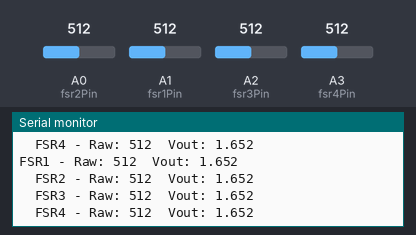
Recording of a sketch running on a simulated Arduino Uno, built with avr-gcc and run on an emulated ATmega328P. Parts: the last lines printed to the serial monitor. The test bench sets the inputs (shaded band); at power-on: A1 (fsr1Pin) = 512, A2 (fsr3Pin) = 512, A0 (fsr2Pin) = 512, A3 (fsr4Pin) = 512.

Above: at 4.2 s.
4.3 s: A1 (fsr1Pin) set to 106
At 4.39 s:
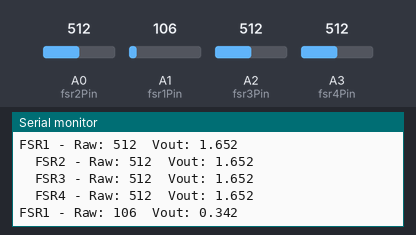
7.3 s: A1 (fsr1Pin) set to 94
At 7.52 s:
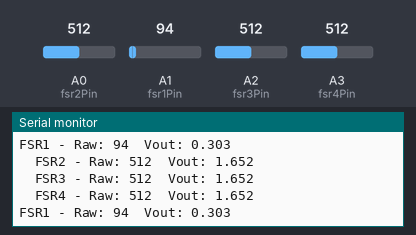
8.8 s: A2 (fsr3Pin) set to 106
At 9.07 s:
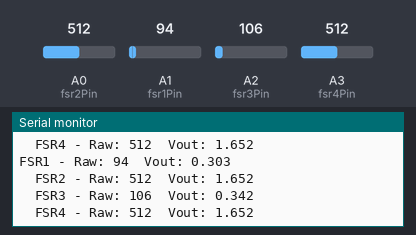
11.8 s: A2 (fsr3Pin) set to 90
At 12.03 s:
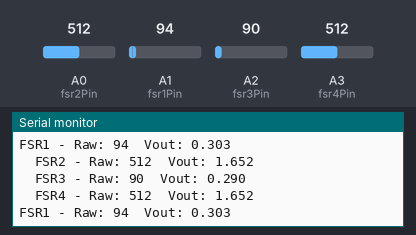
Timing chart, 0 to 14.8 s (numbered marks = the images above; inputs shaded):
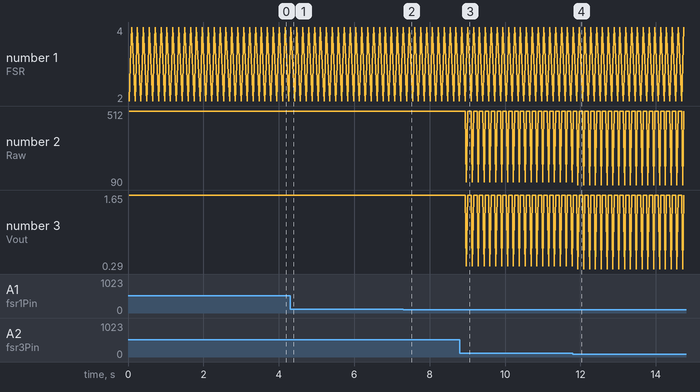

The sketch:

sketch_jul2a.ino
```cpp
const int fsr1Pin = A1;           // FSR 1 connected to analog input A0
const int fsr2Pin = A0;           // FSR 2 connected to analog input A1
const int fsr3Pin = A2;           // FSR 3 connected to analog input A2
const int fsr4Pin = A3;           // FSR 4 connected to analog input A3
const float Vcc = 3.3;            // Teensy ADC reference voltage (typically 3.3 V)

void setup() {
  Serial.begin(9600);             // Start serial communication
}

void loop() {
  // Read analog values
  int raw1 = analogRead(fsr1Pin);
  int raw2 = analogRead(fsr2Pin);
  int raw3 = analogRead(fsr3Pin);
  int raw4 = analogRead(fsr4Pin);

  // Convert to voltage
  float Vout1 = raw1 * (Vcc / 1023.0);
  float Vout2 = raw2 * (Vcc / 1023.0);
  float Vout3 = raw3 * (Vcc / 1023.0);
  float Vout4 = raw4 * (Vcc / 1023.0);

  // Print readings
  Serial.print("FSR1 - Raw: ");
  Serial.print(raw1);
  Serial.print("\tVout: ");
  Serial.println(Vout1, 3);

  Serial.print("\tFSR2 - Raw: ");
  Serial.print(raw2);
  Serial.print("\tVout: ");
  Serial.println(Vout2, 3);

  Serial.print("\tFSR3 - Raw: ");
  Serial.print(raw3);
  Serial.print("\tVout: ");
  Serial.println(Vout3, 3);

  Serial.print("\tFSR4 - Raw: ");
  Serial.print(raw4);
  Serial.print("\tVout: ");
  Serial.println(Vout4, 3);

  delay(100);  // Delay for readability
}
```

Measured:
- the behaviour switches between 100 and 99 on A2 (fsr3Pin) (found by bisection; images 3 and 4)
- after the input at 4.3 s, the serial monitor: prints a new line after 0.09 s (image 1)
- after the input at 7.3 s, the serial monitor: prints a new line after 0.06 s (image 2)
- after the input at 8.8 s, the serial monitor: prints a new line after 0.18 s (image 3)
- after the input at 11.8 s, the serial monitor: prints a new line after 0.13 s (image 4)
